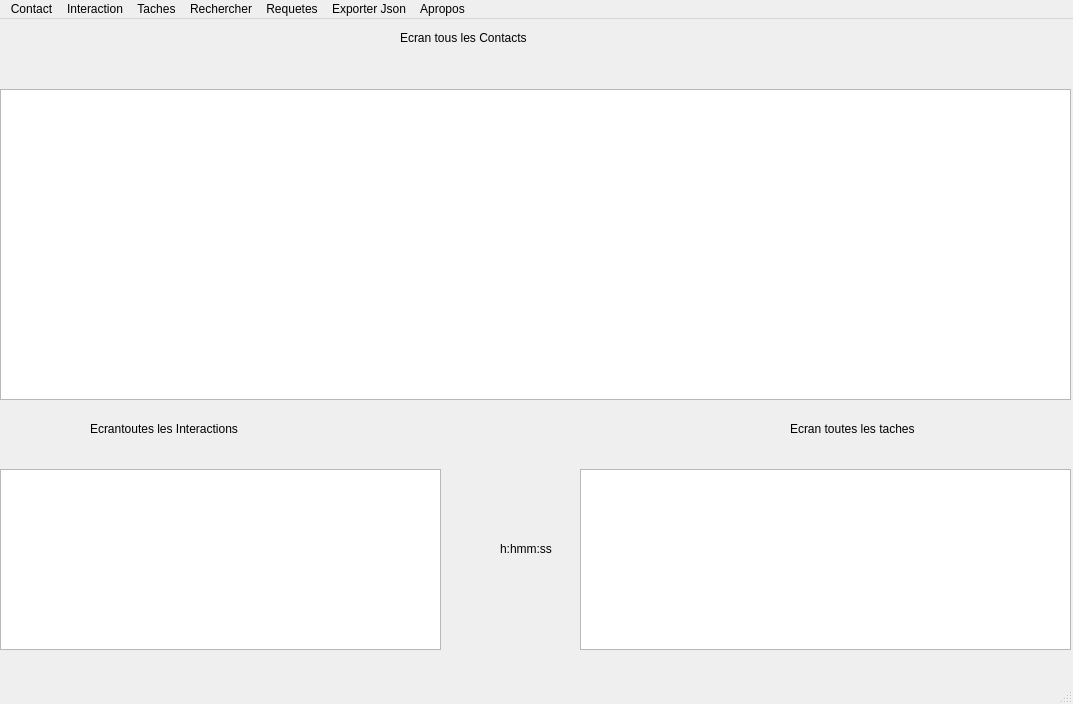
<?xml version="1.0" encoding="UTF-8"?>
<ui version="4.0">
 <class>Fenetre</class>
 <widget class="QMainWindow" name="Fenetre">
  <property name="geometry">
   <rect>
    <x>0</x>
    <y>0</y>
    <width>1073</width>
    <height>704</height>
   </rect>
  </property>
  <property name="windowTitle">
   <string>Fenetre</string>
  </property>
  <widget class="QWidget" name="centralwidget">
   <widget class="QTextEdit" name="afficherTexte">
    <property name="geometry">
     <rect>
      <x>0</x>
      <y>70</y>
      <width>1071</width>
      <height>311</height>
     </rect>
    </property>
   </widget>
   <widget class="QTextEdit" name="textEditInteraction">
    <property name="geometry">
     <rect>
      <x>0</x>
      <y>450</y>
      <width>441</width>
      <height>181</height>
     </rect>
    </property>
   </widget>
   <widget class="QPlainTextEdit" name="plainTextEditTodo">
    <property name="geometry">
     <rect>
      <x>580</x>
      <y>450</y>
      <width>491</width>
      <height>181</height>
     </rect>
    </property>
   </widget>
   <widget class="QLabel" name="heure">
    <property name="geometry">
     <rect>
      <x>500</x>
      <y>520</y>
      <width>71</width>
      <height>20</height>
     </rect>
    </property>
    <property name="text">
     <string>h:hmm:ss</string>
    </property>
   </widget>
   <widget class="QLabel" name="label">
    <property name="geometry">
     <rect>
      <x>400</x>
      <y>10</y>
      <width>191</width>
      <height>18</height>
     </rect>
    </property>
    <property name="text">
     <string>Ecran tous les Contacts</string>
    </property>
   </widget>
   <widget class="QLabel" name="label_2">
    <property name="geometry">
     <rect>
      <x>90</x>
      <y>400</y>
      <width>221</width>
      <height>20</height>
     </rect>
    </property>
    <property name="text">
     <string>Ecrantoutes les Interactions</string>
    </property>
   </widget>
   <widget class="QLabel" name="label_3">
    <property name="geometry">
     <rect>
      <x>790</x>
      <y>400</y>
      <width>191</width>
      <height>20</height>
     </rect>
    </property>
    <property name="text">
     <string>Ecran toutes les taches</string>
    </property>
   </widget>
   <widget class="QLabel" name="LNombrecontact">
    <property name="geometry">
     <rect>
      <x>400</x>
      <y>400</y>
      <width>271</width>
      <height>18</height>
     </rect>
    </property>
    <property name="text">
     <string/>
    </property>
   </widget>
  </widget>
  <widget class="QStatusBar" name="statusbar"/>
  <widget class="QMenuBar" name="menubar">
   <property name="geometry">
    <rect>
     <x>0</x>
     <y>0</y>
     <width>1073</width>
     <height>23</height>
    </rect>
   </property>
   <widget class="QMenu" name="menuContact">
    <property name="title">
     <string>Contact</string>
    </property>
    <addaction name="separator"/>
    <addaction name="bajoute"/>
    <addaction name="BoutonModif"/>
    <addaction name="BSupprimer"/>
    <addaction name="actionAfficher"/>
   </widget>
   <widget class="QMenu" name="menuRechercher">
    <property name="title">
     <string>Rechercher</string>
    </property>
    <addaction name="B_Rechercher"/>
   </widget>
   <widget class="QMenu" name="menuInteraction">
    <property name="title">
     <string>Interaction</string>
    </property>
    <addaction name="separator"/>
    <addaction name="actionAjouter_Interaction"/>
    <addaction name="actionListerInteraction"/>
   </widget>
   <widget class="QMenu" name="menuRequetes">
    <property name="title">
     <string>Requetes</string>
    </property>
    <addaction name="actionTaches_Taches"/>
    <addaction name="action_Collecte_Contact"/>
    <addaction name="actInteraction_2_Dates"/>
    <addaction name="separator"/>
    <addaction name="actionInter_contact"/>
    <addaction name="separator"/>
   </widget>
   <widget class="QMenu" name="menuApropos">
    <property name="title">
     <string>Apropos</string>
    </property>
    <addaction name="actionDetails"/>
   </widget>
   <widget class="QMenu" name="menuExporter_Json">
    <property name="title">
     <string>Exporter Json</string>
    </property>
    <addaction name="actionJson_Contact_Interaction"/>
   </widget>
   <widget class="QMenu" name="menuTaches">
    <property name="title">
     <string>Taches</string>
    </property>
    <addaction name="actionAffiches_Taches"/>
   </widget>
   <addaction name="menuContact"/>
   <addaction name="menuInteraction"/>
   <addaction name="menuTaches"/>
   <addaction name="menuRechercher"/>
   <addaction name="menuRequetes"/>
   <addaction name="menuExporter_Json"/>
   <addaction name="menuApropos"/>
  </widget>
  <action name="actionAjouter">
   <property name="text">
    <string>Ajouter</string>
   </property>
  </action>
  <action name="actionModifier">
   <property name="text">
    <string>Modifier</string>
   </property>
  </action>
  <action name="actionSupprimer">
   <property name="text">
    <string>Supprimer</string>
   </property>
  </action>
  <action name="actionAjouter_2">
   <property name="text">
    <string>Ajouter</string>
   </property>
  </action>
  <action name="actionLister">
   <property name="text">
    <string>Lister</string>
   </property>
  </action>
  <action name="actionChercher">
   <property name="text">
    <string>Chercher</string>
   </property>
  </action>
  <action name="bajoute">
   <property name="text">
    <string>Ajouter</string>
   </property>
  </action>
  <action name="BoutonModif">
   <property name="text">
    <string>Modifier</string>
   </property>
  </action>
  <action name="BSupprimer">
   <property name="text">
    <string>Supprimer</string>
   </property>
  </action>
  <action name="B_Rechercher">
   <property name="text">
    <string>Chercher un Contact</string>
   </property>
  </action>
  <action name="actionDetails">
   <property name="text">
    <string>Details</string>
   </property>
  </action>
  <action name="actionAjouter_Interaction">
   <property name="text">
    <string>Ajouter</string>
   </property>
  </action>
  <action name="actionListerInteraction">
   <property name="text">
    <string>Afficher</string>
   </property>
  </action>
  <action name="actionInteraction_entre_2_Dates">
   <property name="text">
    <string>Interaction entre deux Dates</string>
   </property>
  </action>
  <action name="actionTaches_Taches">
   <property name="text">
    <string>Taches pour tous les contacts</string>
   </property>
  </action>
  <action name="action_Collecte_Contact">
   <property name="text">
    <string>Collecte des taches  pour un contact</string>
   </property>
  </action>
  <action name="actInteraction_2_Dates">
   <property name="text">
    <string>Interaction entre deux Dates</string>
   </property>
  </action>
  <action name="actionInter_contact">
   <property name="text">
    <string>Interaction d'un contact entre deux Dates</string>
   </property>
  </action>
  <action name="actionBNombrecontact">
   <property name="text">
    <string>Afficher Nombre de  contacts</string>
   </property>
  </action>
  <action name="actionJson_Contact_Interaction">
   <property name="text">
    <string>Json Contact Interaction</string>
   </property>
  </action>
  <action name="actionAffiches_Taches">
   <property name="text">
    <string>Afficher</string>
   </property>
  </action>
  <action name="actionessai">
   <property name="text">
    <string>essai</string>
   </property>
  </action>
  <action name="actionactionSava">
   <property name="text">
    <string>actionSava</string>
   </property>
  </action>
  <action name="actionAfficher">
   <property name="text">
    <string>Afficher</string>
   </property>
  </action>
 </widget>
 <resources/>
 <connections/>
 <slots>
  <slot>AjouterUnContact()</slot>
 </slots>
</ui>
